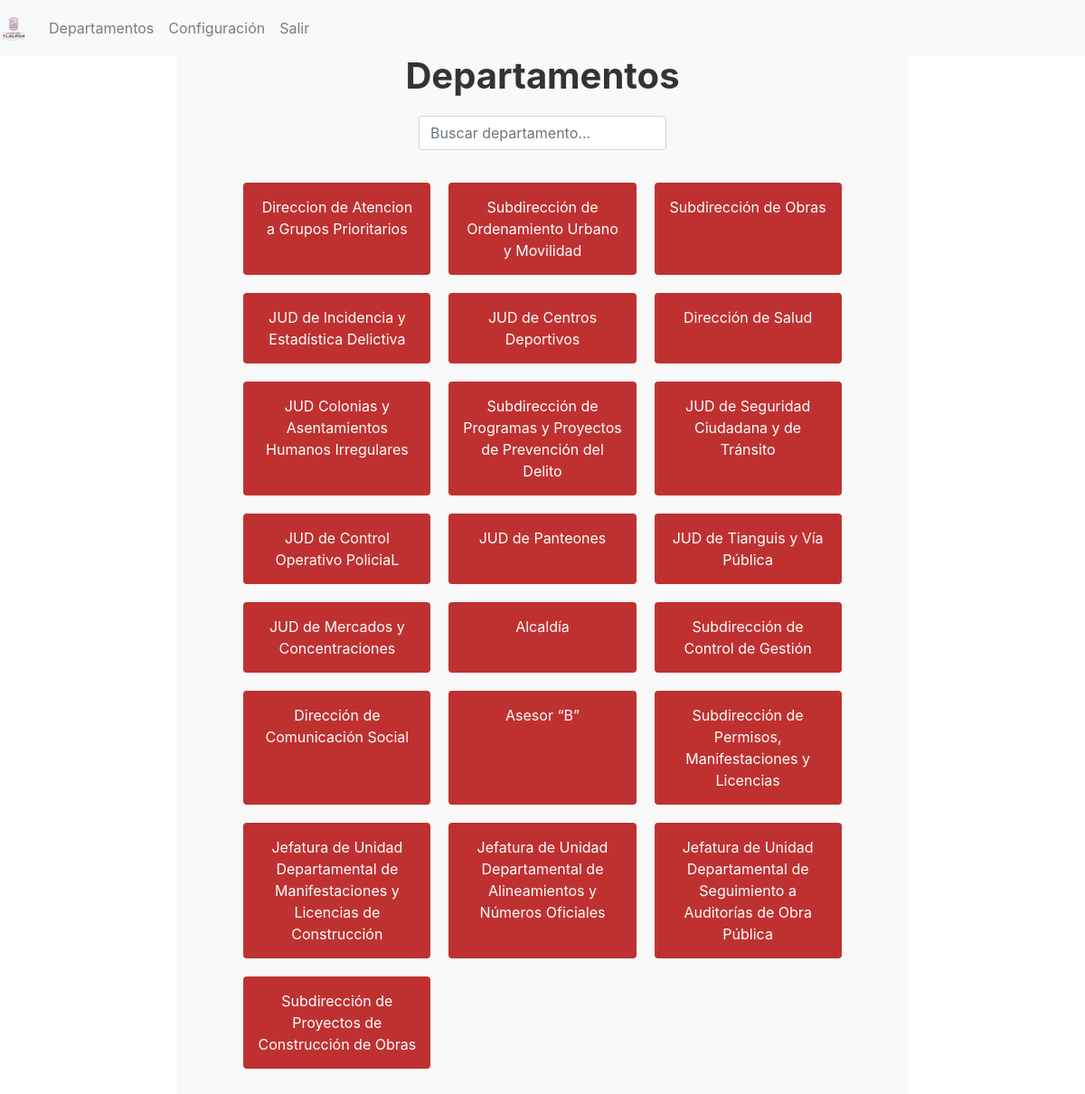
Page /menudepartamento.php (signed in) on the committed database.
### tables this page shows
CREATE TABLE `departamentos` (
  `ID` int(11) NOT NULL,
  `Departamento` varchar(150) DEFAULT NULL,
  `Contraseña` varchar(50) DEFAULT NULL,
  `VistaEspecial` tinyint(1) DEFAULT NULL
);

### menudepartamento.php (the view, shortened to what this page needs)
<?php
$conn = new mysqli('localhost', 'root', '', 'tlalpan');
$usuario_id = $_SESSION['usuario_id'];
$stmt = $conn->prepare("
    SELECT d.ID, d.Departamento
    FROM Departamentos d
    JOIN UsuarioDepartamentos ud ON d.ID = ud.DepartamentoID
    WHERE ud.UsuarioID = ?
");
$stmt->bind_param("i", $usuario_id);
$stmt->execute();
$result = $stmt->get_result();
$departamentos = [];
while ($row = $result->fetch_assoc()) {
    $departamentos[] = $row;
}
?>
<!DOCTYPE html>
<html lang="es">
<head>
    <link rel="stylesheet" href="https://stackpath.bootstrapcdn.com/bootstrap/4.5.2/css/bootstrap.min.css">
    <link rel="stylesheet" href="css/menudepartamentos.css">
</head>
<body>
    <?php include 'includes/navbarh.php'; ?>
    <div id="formContent">
        <h2 class="centro">Departamentos</h2>
        <div id="searchBar" class="mb-3" style="display: none;">
            <input type="text" class="form-control" id="searchInput" placeholder="Buscar departamento...">
        </div>
        <div class="menu-grid" id="departmentMenu">
            <a class="menu-item" href="menusformularios/menuDireccionGPT.php">Direccion de Atencion a Grupos Prioritarios</a>
            <a class="menu-item" href="menusformularios/menuSubdireccionUrbayMovili.php">Subdirección de Ordenamiento Urbano y Movilidad</a>
            <a class="menu-item" href="menusformularios/menuSubdireccióndeObras.php">Subdirección de Obras</a>
            <a class="menu-item" href="menusformularios/menuJUDIncidenciayEstadísticaDelictiva.php">JUD de Incidencia y Estadística Delictiva</a>
            <a class="menu-item" href="menusformularios/menuJUDCentrosDepor.php">JUD de Centros Deportivos</a>
            <a class="menu-item" href="menusformularios/menuDireccióndeSalud.php">Dirección de Salud</a>
            <a class="menu-item" href="menusformularios/menuJUDColoniasyAsntamientosH.php">JUD Colonias y Asentamientos Humanos Irregulares</a>
            <a class="menu-item" href="menusformularios/menuSubdirecciónProgramasPrevenciónDelito.php">Subdirección de Programas y Proyectos de Prevención del Delito</a>
            <a class="menu-item" href="menusformularios/menuSubdirecciónProgramasPrevenciónDelito.php">JUD de Seguridad Ciudadana y de Tránsito</a>
            <a class="menu-item" href="menusformularios/menuSubdirecciónProgramasPrevenciónDelito.php">JUD de Control Operativo PoliciaL</a>
            <a class="menu-item" href="menusformularios/menuSubdirecciónProgramasPrevenciónDelito.php">JUD de Panteones</a>
            <a class="menu-item" href="menusformularios/menuSubdirecciónProgramasPrevenciónDelito.php">JUD de Tianguis y Vía Pública</a>
            <a class="menu-item" href="menusformularios/menuSubdirecciónProgramasPrevenciónDelito.php">JUD de Mercados y Concentraciones </a>
            <?php
            $href_static = [
                'Alcaldía' => 'menusformularios/menuAlcaldia.php',
                'Secretaría Particular' => 'menusformularios/menuSecretariaParticular.php'
            ];
            foreach ($departamentos as $departamento):
                $nombre_departamento = $departamento['Departamento'];
                $href = isset($href_static[$nombre_departamento]) ? $href_static[$nombre_departamento] : '#';
            ?>
                <a class="menu-item" href="<?php echo $href; ?>"><?php echo $nombre_departamento; ?></a>
            <?php endforeach; ?>
        </div>
    </div>
</body>
</html>

### css/menudepartamentos.css (style rules this page uses)
#formContent { padding-top: 60px; padding: 40px; text-align: center; width: 100%; max-width: 800px; min-height: 500px; display: flex; flex-direction: column; justify-content: center; align-items: center; margin: auto; background-color: #f9f9f9; border-radius: 8px; box-shadow: 0px 4px 8px rgba(0, 0, 0, 0.1); position: relative; margin-top: 20px; }
#formContent h2.centro { font-size: 40px; margin-bottom: 20px; color: #333; font-weight: bold; }
.menu-grid { display: grid; grid-template-columns: repeat(auto-fit, minmax(200px, 1fr)); gap: 20px; margin-top: 20px; }
.menu-item { display: block; padding: 15px; text-align: center; background-color: #bf3131; color: white; text-decoration: none; border-radius: 4px; transition: background-color 0.3s ease; font-size: 16px; }

### rows in the picture
departamentos: Departamento "Alcaldía"
departamentos: Departamento "Subdirección de Control de Gestión"
departamentos: Departamento "Dirección de Comunicación Social"
departamentos: Departamento "Asesor “B”"
departamentos: Departamento "Subdirección de Permisos, Manifestaciones y Licencias"
departamentos: Departamento "Jefatura de Unidad Departamental de Manifestaciones y Licencias de Construcción"
departamentos: Departamento "Jefatura de Unidad Departamental de Alineamientos y Números Oficiales"
departamentos: Departamento "Jefatura de Unidad Departamental de Seguimiento a Auditorías de Obra Pública"
departamentos: Departamento "Subdirección de Proyectos de Construcción de Obras"
